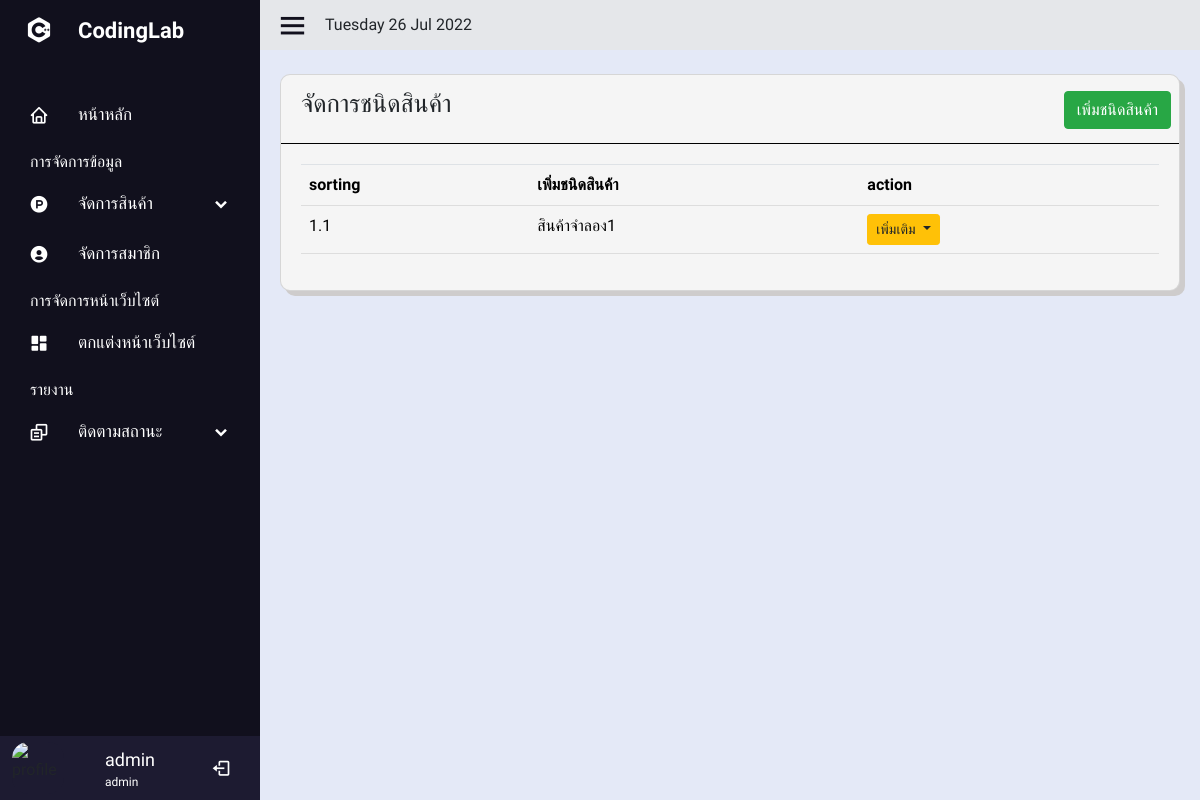
The app's page /admin/product_type.php (signed in) with its own data.
### tables this page shows
CREATE TABLE `users` (
  `id` int(10) NOT NULL AUTO_INCREMENT,
  `firstname` varchar(255) NOT NULL,
  `lastname` varchar(255) NOT NULL,
  `email` varchar(255) NOT NULL,
  `password` varchar(255) NOT NULL,
  `urole` varchar(255) NOT NULL,
  `created_at` timestamp NOT NULL DEFAULT current_timestamp(),
  `phone` varchar(50) NOT NULL,
  `sex` varchar(255) NOT NULL,
  `status` text NOT NULL,
  PRIMARY KEY (`id`)
);

CREATE TABLE `product_type` (
  `product_type_id` int(11) NOT NULL AUTO_INCREMENT,
  `product_type_sort` double NOT NULL,
  `product_type_name` text NOT NULL,
  PRIMARY KEY (`product_type_id`)
);

### admin/product_type.php (the view, shortened to what this page needs)
<?php include('sidebar.php'); ?>
<section class="home-section">
    <div class="home-content">
        <i class='bx bx-menu'></i>
        <?php
        echo date('l' . ' ' . 'd' . ' ' . 'M' . ' ' . 'Y');
        ?>
    </div>
    <div class="table-content mt-4">
        <div class="card">
            <div class="card-head pr-2">
                <div class="row">
                    <div class="col-sm-6">
                        <p>จัดการชนิดสินค้า</p>
                    </div>
                    <div class="col-sm-6 text-right mt-3">
                        <button class="btn btn-success" data-toggle="modal" data-target="#modelId">เพิ่มชนิดสินค้า</button>
                    </div>
                </div>
            </div>
            <div class="card-body">
                <div class="box-tale">
                    <table class="table" id="dataal">
                        <thead>
                            <tr>
                                <th>sorting</th>
                                <th>เพิ่มชนิดสินค้า</th>
                                <th>action</th>
                            </tr>
                        </thead>
                        <tbody>
                            <?php
                            if (isset($_SESSION['admin_login'])) {
                                $sql = $conn->prepare("SELECT * FROM product_type ORDER BY product_type_sort ASC");
                                $sql->execute();
                                $row = $sql->fetchAll(PDO::FETCH_OBJ);
                                if (!isset($_SESSION["admin_login"])) {
                                    echo "<script>window.location='../index.php'</script>";
                                    exit;
                                } else {
                                    if ($sql->rowCount() > 0) {
                                        foreach ($row as $res) {
                            ?>
                                            <tr>
                                                <td><?php echo $res->product_type_sort; ?></td>
                                                <td><?php echo $res->product_type_name; ?></td>
                                                <td>
                                                    <div class="dropdown open">
                                                        <button class="btn btn-warning dropdown-toggle btn-sm" type="button" id="triggerId" data-toggle="dropdown" aria-haspopup="true" aria-expanded="false">
                                                            เพิ่มเติม
                                                        </button>
                                                    </div>
                                                </td>
                                            </tr>
                            <?php
                                        }
                                    } else {
                                    }
                                }
                            } else {
                                echo "<script>window.location='../index.php'</script>";
                                exit;
                            }
                            ?>
                        </tbody>
                    </table>
                </div>
            </div>
        </div>
    </div>
</section>
<br>
</body>
</html>

### admin/sidebar.php (shortened to what this page needs)
<?php
include('../include/connect.php')
?>
<!doctype html>
<html lang="th">
<link href='https://unpkg.com/boxicons@2.1.2/css/boxicons.min.css' rel='stylesheet'>
<link rel="stylesheet" href="https://cdn.jsdelivr.net/npm/bootstrap@4.0.0/dist/css/bootstrap.min.css">
<link rel="stylesheet" href="assets/css/sw_custom.css">
<link rel="stylesheet" href="styles.css">
<body>
    <div class="sidebar">
        <div class="logo-detil">
            <i class="bx bxl-c-plus-plus"></i>
            <span class="logo-name">
                CodingLab
            </span>
        </div>
        <ul class="nav-linked">
            <li>
                <a href="index.php">
                    <i class='bx bx-home'></i>
                    <span class="link-named">
                        หน้าหลัก
                    </span>
                </a>
            </li>
            <p class="manage">การจัดการข้อมูล</p>
            <li>
                <div class="icon-link">
                    <a href="#">
                        <i class='bx bxl-product-hunt'></i>
                        <span class="link-named">
                            จัดการสินค้า
                        </span>
                    </a>
                    <i class='bx bxs-chevron-down arrow'></i>
                </div>
            </li>
            <li>
                <a href="useredit.php">
                    <i class='bx bxs-user-circle'></i>
                    <span class="link-named">
                        จัดการสมาชิก
                    </span>
                </a>
            </li>
            <p class="manage">การจัดการหน้าเว็บไซต์</p>
            <li>
                <a href="Carousel.php">
                    <i class='bx bxs-dashboard'></i>
                    <span class="link-named">
                        ตกแต่งหน้าเว็บไซต์
                    </span>
                </a>
            </li>
            <p class="manage">รายงาน</p>
            <li>
                <div class="icon-link">
                    <a href="#">
                        <i class='bx bx-copy-alt'></i>
                        <span class="link-named">
                            ติดตามสถานะ
                        </span>
                    </a>
                    <i class='bx bxs-chevron-down arrow'></i>
                </div>
            </li>
            <li>
                <?php
                if (isset($_SESSION['admin_login'])) {
                    $sql = $conn->prepare("SELECT * FROM users WHERE id = '" . $_SESSION["admin_login"] . "' LIMIT 1");
                    $sql->execute();
                    $row = $sql->fetch(PDO::FETCH_ASSOC);
                } else {
                    echo "<script>window.location='../index.php'</script>";
                    exit;
                }
                ?>
                <div class="profile-details">
                    <div class="profile-content">
                        <img src="https://media-cdn.tripadvisor.com/media/photo-s/15/a4/9b/77/legacy-hotel-at-img-academy.jpg" alt="profile">
                    </div>
                    <div class="name-job">
                        <div class="profile-name"><?php echo $row['firstname']; ?></div>
                        <div class="job"><?php echo $row['urole']; ?></div>
                    </div>
                    <a href="../include/logout.php"> <i class="bx bx-log-out"></i></a>
                </div>
            </li>
        </ul>
    </div>

### admin/styles.css (style rules this page uses)
* { margin: 0; padding: 0; box-sizing: border-box; font-family: 'Mitr', sans-serif; }
body { background-color: #E4E9F7; }
.sidebar { position: fixed; top: 0; left: 0; height: 100%; width: 260px; background: #11101d; z-index: 100; transition: all 0.5s ease; }
.sidebar .manage { color: #fff; margin-top: 10px; margin-left: 30px; margin-bottom: 5px; }
.sidebar .logo-detil { height: 60px; width: 100%; display: flex; align-items: center; }
.sidebar .logo-detil i { font-size: 30px; color: #fff; height: 50px; min-width: 78px; text-align: center; line-height: 50px; }
.sidebar .logo-detil .logo-name { font-size: 22px; color: #fff; font-weight: 600; transition: 0.3s ease; transition-delay: 0.1s; }
.sidebar .nav-linked { height: 100%; padding: 30px 0 150px 0; overflow: auto; }
.sidebar .nav-linked li .icon-link { display: flex; align-items: center; justify-content: space-between; }
.sidebar .nav-linked li { position: relative; list-style: none; transition: all 0.4s ease; }
.sidebar .nav-linked li i { height: 50px; min-width: 78px; text-align: center; line-height: 50px; color: #fff; font-size: 20px; cursor: pointer; transition: all 0.3s ease; }
.sidebar .nav-linked li a { display: flex; align-items: center; text-decoration: none; }
.sidebar .nav-linked li a .link-named { font-size: 17px; font-weight: 400; color: #fff; }
.sidebar .profile-details { position: fixed; bottom: 0; width: 260px; display: flex; align-items: center; justify-content: space-between; background-color: #1d1b31; padding: 6px 0; width: 260px; transition: all 0.5s ease; }
.sidebar .profile-details .profile-content { display: flex; align-items: center; }
.sidebar .profile-details img { height: 52px; width: 52px; object-fit: cover; border-radius: 16px; margin: 0 14px 0 12px; background-color: #1d1b31; transition: all 0.5s ease; }
.sidebar .profile-details .profile-name, .sidebar .profile-details .job { color: #fff; font-size: 18px; font-weight: 500; white-space: nowrap; }
.sidebar .profile-details .job { font-size: 12px; }
.home-section { position: relative; height: 100%; left: 260px; width: calc(100% - 260px ); transition: all 0.5s ease; }
.home-section .home-content { background-color: #e5e7ea; height: 50px; display: flex; align-items: center; }
.home-section .home-content .bx-menu, .home-section .home-content .text { color: #11101d; font-size: 35px; }
.home-section .home-content .bx-menu { margin: 0 15px; cursor: pointer; }
.home-section .table-content { display: flex; margin-left: 20px; margin-right: 20px; }
.home-section .card { background-color: #F5F5F5; width: 100%; height: auto; border-radius: 10px; box-shadow: 5px 5px #cecccc; }
.home-section .card .card-head { border-bottom: 1px solid black ; }
.home-section .card .card-head p { margin: 10px 0 20px 20px; font-size: 25px; }
.home-section .table-content .box-tale { color: black; width: 100%; }
.home-section .table-content .box-tale table { border-collapse: collapse; width: 100%; height: auto; }
.home-section .table-content .box-tale th { padding: 8px; text-align: left; border-bottom: 1px solid #ddd; }
.home-section .table-content .box-tale td { padding: 8px; text-align: left; border-bottom: 1px solid #ddd; }

### records on screen
users: firstname "admin", urole "admin"
product_type: product_type_sort "1.1", product_type_name "สินค้าจำลอง1"

### other values on screen
date('l' . ' ' . 'd' . ' ' . 'M' . ' ' . 'Y') "Tuesday 26 Jul 2022"
